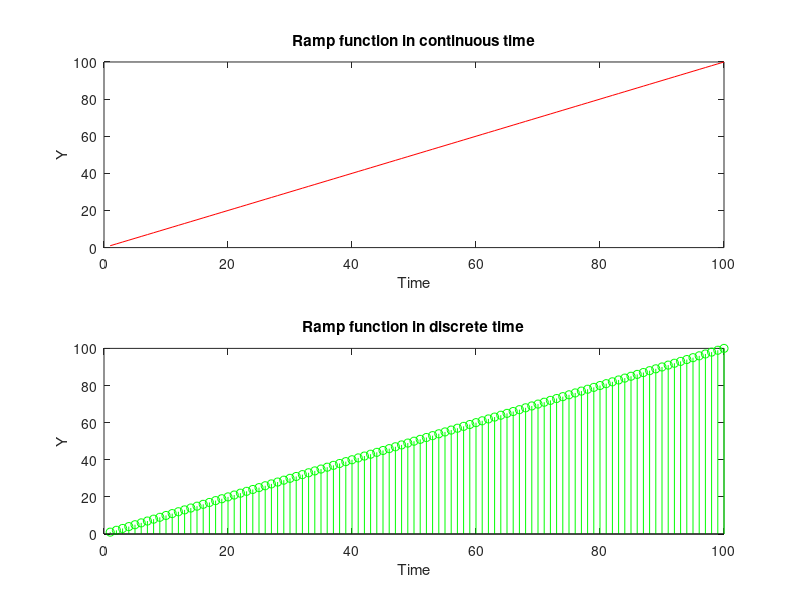

The MATLAB script that drew this image:

t=1:100;
x=t;
subplot(2,1,1);
plot(t,x,'r');
title("Ramp function in continuous time");
xlabel('Time');
ylabel('Y');
subplot(2,1,2);
stem(t,x,'g');
title("Ramp function in discrete time");
xlabel('Time');
ylabel('Y');
